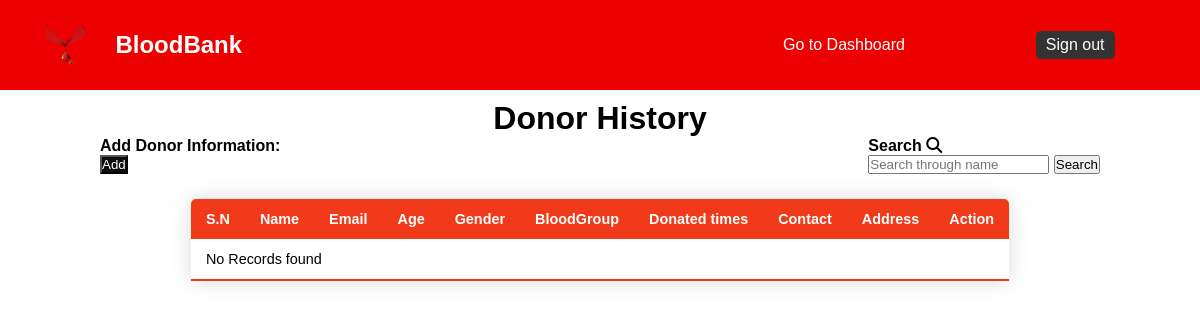
Page /admin/adminDonorHistory.php (signed in) on the earlier database version.
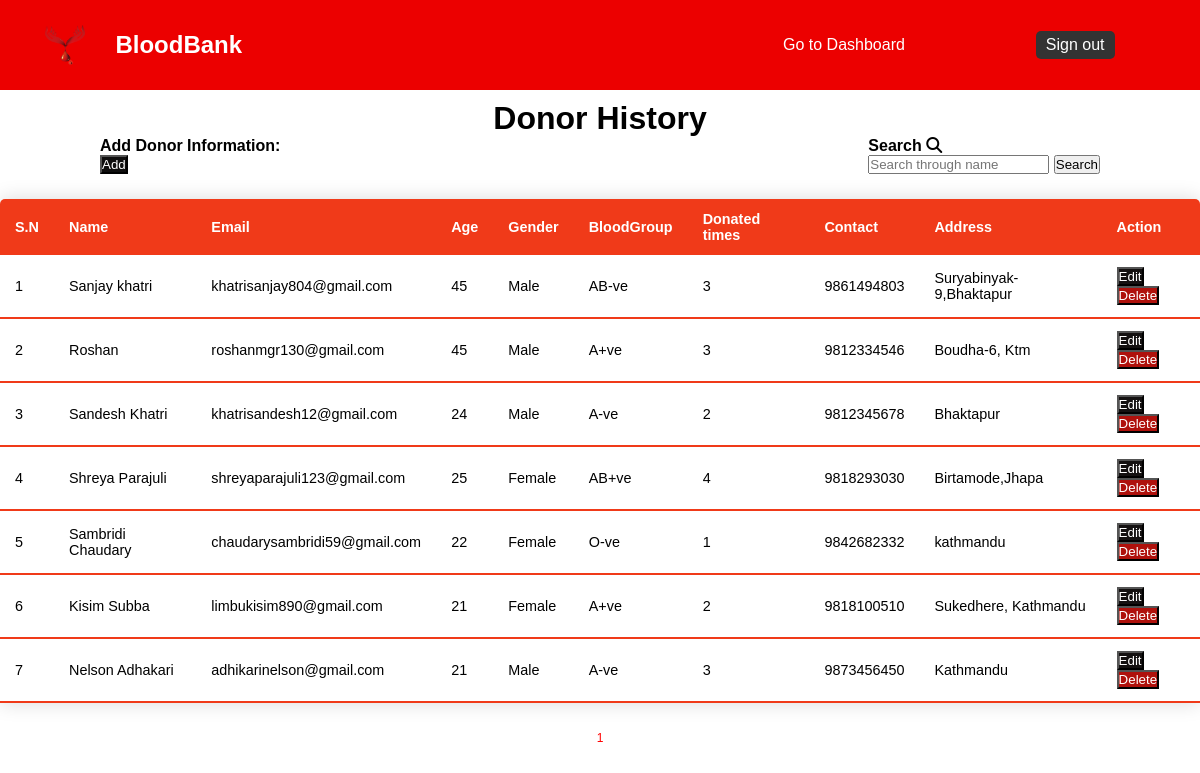
Same page on the later database version.
### tables this page shows
CREATE TABLE `donorhistory` (
  `Id` int(11) NOT NULL,
  `Name` varchar(40) NOT NULL,
  `Email` varchar(40) NOT NULL,
  `Age` int(11) NOT NULL,
  `Gender` varchar(10) NOT NULL,
  `BloodGroup` varchar(10) NOT NULL,
  `History` int(11) NOT NULL,
  `Contact` varchar(10) NOT NULL,
  `Address` varchar(40) NOT NULL
);

### admin/adminDonorHistory.php (the view, shortened to what this page needs)
<?php include ('adminHeader.php')?>
<head>
</head>
    <div class="title">
        <h1>Donor History</h1>
    </div>
    <div class="addInfo">
        <h4>Add Donor Information:</h4>
        <button class="add" ><a href="add.php">Add</a></button>
    </div>
    <div class="search">
        <h4>Search <i class="fa-solid fa-magnifying-glass"></i> </h4>
        <form action="admindonorHistory.php" method="get">
            <input type="text" name="search" value="" placeholder="Search through name">
            <button type="submit">Search</button>
        </form>
    </div>
    <center>
    <table class="content-table">
        <thead>
            <tr>
                <th>S.N</th>
                <th>Name</th>
                <th>Email</th>
                <th>Age</th>
                <th>Gender</th>
                <th>BloodGroup</th>
                <th>Donated times</th>
                <th>Contact</th>
                <th>Address</th>
                <th>Action</th>
            </tr>
        </thead>
    <?php
    include "../connection/config.php";
    $data_per_page= 10;
            if(isset($_GET['pages'])){
                $page  = $_GET["pages"];
            }
            else {
                $page = 1;
            }
            $start_from=($page-1)*$data_per_page;
            if(isset($_GET['search'])){
                $search = $_GET['search'];
            }else{
                $search="";
            }
             $sql = "select * from `donorhistory` where  name like '%$search%' limit $start_from,$data_per_page";
            $result = mysqli_query($conn, $sql);
            if(mysqli_num_rows($result)){
                if(isset($_GET['pages'])){
                $i = (($_GET['pages']-1)*10)+1;
                }else{
                    $i=1;
                }
                while($row = mysqli_fetch_assoc($result)){
?>
    <tbody>
    <tr>
        <td><?php echo $i;?></td>
        <td><?php echo $row ['Name']?></td>
        <td><?php echo $row ['Email']?></td>
        <td><?php echo $row ['Age']?></td>
        <td><?php echo $row ['Gender']?></td>
        <td><?php echo $row ['BloodGroup']?></td>
        <td><?php echo $row ['History']?></td>
        <td><?php echo $row ['Contact']?></td>
        <td><?php echo $row ['Address']?></td>
        <td>
            <button class="edit">
                <a href="edit.php?id=<?php echo $row['Id'];?>">Edit</a>
            </button>
            <button class="delete">
                <a href="delete.php?id=<?php echo $row['Id'];?>" onclick="return confirm('Do you want to delete ?')";>Delete</a>
            </button>
        </td>
    </tr>
        <?php
        $i++;
        }
    }else{
        ?>
        <tr><td colspan="5">No Records found
        <?php }
        ?>
    </tbody>
    </table>
    <?php
        $sql = "select * from `donorhistory`";
        $result = mysqli_query($conn,$sql);
        $total_data = mysqli_num_rows($result);
        $total_pages = ceil($total_data/$data_per_page);
        for($i=1;$i<=$total_pages;$i++){
            echo '<a style="font-size:12px;color:red;padding: 5px;bottom:0;" href="admindonorHistory.php?pages='.$i.'&search='.$_GET['search'].'   ">'.$i.'</a>';
        }
    ?>
    </center>
</body>
</html>

Differences in the rows shown:
added donorhistory: Name "Sanjay khatri", Email "khatrisanjay804@gmail.com", Age "45", Gender "Male", BloodGroup "AB-ve", History "3", Contact "9861494803", Address "Suryabinyak-9,Bhaktapur"
added donorhistory: Name "Roshan", Email "roshanmgr130@gmail.com", Age "45", Gender "Male", BloodGroup "A+ve", History "3", Contact "9812334546", Address "Boudha-6, Ktm"
added donorhistory: Name "Sandesh Khatri", Email "khatrisandesh12@gmail.com", Age "24", Gender "Male", BloodGroup "A-ve", History "2", Contact "9812345678", Address "Bhaktapur"
added donorhistory: Name "Shreya Parajuli", Email "shreyaparajuli123@gmail.com", Age "25", Gender "Female", BloodGroup "AB+ve", History "4", Contact "9818293030", Address "Birtamode,Jhapa"
added donorhistory: Name "Sambridi Chaudary", Email "chaudarysambridi59@gmail.com", Age "22", Gender "Female", BloodGroup "O-ve", History "1", Contact "9842682332", Address "kathmandu"
added donorhistory: Name "Kisim Subba", Email "limbukisim890@gmail.com", Age "21", Gender "Female", BloodGroup "A+ve", History "2", Contact "9818100510", Address "Sukedhere, Kathmandu"
added donorhistory: Name "Nelson Adhakari", Email "adhikarinelson@gmail.com", Age "21", Gender "Male", BloodGroup "A-ve", History "3", Contact "9873456450", Address "Kathmandu"
Other differences:
new list line: "1"
text no longer shown: "No Records found"
